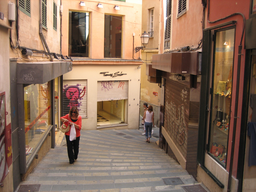
#> input picture Computer Vision/Lab1/images/palma.png, 256 x 192 px, shrunk from 800 x 600 before the run
$ jupyter execute restoration_student.ipynb   (older library calls are emulated)
#> lines starting #> are read from the running program, lines starting #| are printed output that depends on the picture
# Part 3 : Restoration

In this part of the TP, we are going to look at image restoration. We will look at several type of noise and ways to remove this noise. We first define some helper functions.

### Your task

In the lab work, you must fill in the code in the places marked FILL IN CODE, or answer the written questions directly on the notebook.

"""We will look at the following noise types :

- Gaussian noise
- Impulse (salt-and-pepper, 0 or 1) noise
- Missing pixels

Fill in the following functions to add this noise to a gray-level image. Do not forget to clip the pixe values to the range $(0,1)$ (np.clip).
"""

[cell 1]
from matplotlib import pyplot as plt
import numpy as np
import random
import imageio
from skimage import color

def read_image(file_name):
    img_color = imageio.imread(file_name)
    img_gray = color.rgb2gray(img_color)
    return img_gray,img_color

def write_image(img_in,file_name_out):
    imageio.imwrite(file_name_out, np.uint8(255.0*img_in))

def display_image(img_in):
    plt.figure(figsize=(10, 10))
    if (img_in.ndim == 2):
        plt.imshow(img_in,cmap='gray')
    elif (img_in.ndim == 3):
        # careful, in this case we supppose the pixel values are between 0 and 255
        plt.imshow(np.uint8(img_in))
    else:
        print('Error, unknown number of dimensions in image')
    return

[cell 2]
file_dir = 'images/'
file_name = 'palma'
file_ext = '.png'
img_gray,_ = read_image(file_dir+file_name+file_ext)
#> in read_image, img_color is the input picture: shape (192, 256, 3); mean R, G, B 138.6, 110.9, 91.7
display_image(img_gray)
img_gray.shape
#> Out = (192, 256)

We will look at the following noise types :

- Gaussian noise
- Impulse (salt-and-pepper, 0 or 1) noise
- Missing pixels

Fill in the following functions to add this noise to a gray-level image. Do not forget to clip the pixe values to the range $(0,1)$ (np.clip).

[cell 3]
def add_gaussian_noise(img_in,sigma_noise = 0.01):

    # FILL IN CODE
    mean = 0
    sigma = 1
    gaussian = np.random.normal(mean, sigma, img_in.shape)
    img_out = img_in.astype(np.float)
    img_out += sigma_noise * gaussian
    img_out = np.clip(img_out, 0, 1)

    return img_out

def add_impulse_noise(img_in,p=0.9):
    # FILL IN CODE
    size=len(img_in.flatten())
    impulse_noise=np.random.choice([0,-1,1],size,p=[p,(1-p)/2,(1-p)/2])
    img_out=img_in+impulse_noise.reshape(img_in.shape)
    img_out = np.clip(img_out, 0, 1)
    return img_out


def add_missing_pixels_noise(img_in,p=0.9):
    # FILL IN CODE
    mask = np.random.binomial(size=img_in.shape, n=1, p=p)
    img_out = img_in * mask

    return img_out

Add the different noises to the input image, and display (or write) the results. Use the following parameters :

- sigma_noise=0.05 for the gaussian noise
- $p=0.9$ (the probability of a pixel __not__ being affected, for the impulse noise and missing pixels

[cell 4]
sigma_noise = 0.05
img_gray_gaussian = add_gaussian_noise(img_gray, sigma_noise)
write_image(img_gray_gaussian,file_name+'_gaussian_noise.png')

img_gray_impulse = add_impulse_noise(img_gray, 0.9)
#> in add_impulse_noise, `size=len(img_in.flatten())`: size = 49152
write_image(img_gray_impulse,file_name+'_impulse_noise.png')

img_gray_missing = add_missing_pixels_noise(img_gray, 0.9)
write_image(img_gray_missing,file_name+'_missing_pixels.png')

__Question__ For each type of noise, propose a restoration filter (see course slides).

<font color="blue">__Answer__ </font>

> - Gaussian Noise: Gaussian ﬁlter is a good option, because it blurs/smooth the image, which can reduce the gaussian noise in a better way.
> - Impulse noise and missing pixels: The median ﬁlter is
a good option for these types of noise because of its goodness of preserving edges and details.

Implement these restoration filters in appropriately named functions, and write the corresponding output images. Try to find the parameters which give the best results (visually).

__IMPORTANT NOTE__, you can use the filtering functions of the ``scipy.ndimage`` package, where the filtering is already implemented (do not re-implement the filters)

[cell 5]
from scipy import ndimage

# FILL IN CODE : CREATE THE FUNCTIONS TO CARRY OUT THE RESTORATION FILTERS AND WRITE THE RESULTS
smooth_filter_gaussian = ndimage.filters.gaussian_filter(img_gray_gaussian, sigma=1)
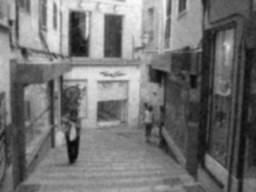
#> smooth_filter_gaussian: shape (192, 256) float64; min 0.0289, max 0.987, mean 0.452
median_filter_impulse = ndimage.filters.median_filter(img_gray_impulse, 10)
median_filter_missing = ndimage.filters.median_filter(img_gray_missing, 10)
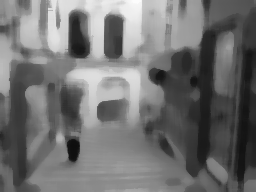
#> median_filter_missing: shape (192, 256) float64; min 0.0549, max 0.992, mean 0.446

[cell 6]
# Visualisation restored
plt.figure(figsize=(15,10))

plt.subplot(121)
plt.imshow(img_gray_gaussian, cmap='gray')
plt.title('Image + Gaussian noise')

plt.subplot(122)
plt.imshow(smooth_filter_gaussian, cmap='gray')
plt.title('Restoration: Smooth Gaussian Filter')

plt.show()

[cell 7]
# Visualisation restored
plt.figure(figsize=(15,10))

plt.subplot(121)
plt.imshow(img_gray_impulse, cmap='gray')
plt.title('Image + impulse noise')

plt.subplot(122)
plt.imshow(median_filter_impulse, cmap='gray')
plt.title('Restoration: Median filter impulse')

plt.show()

[cell 8]
# Visualisation restored
plt.figure(figsize=(15,10))

plt.subplot(121)
plt.imshow(img_gray_missing, cmap='gray')
plt.title('Image + missing pixel noise')

plt.subplot(122)
plt.imshow(median_filter_missing, cmap='gray')

plt.title('Restoration: Median filter missing pixel')

plt.show()

__Question__ Roughly speaking, what is the tradeoff which you are trying to achieve by tuning the parameters ?

<font color="blue">__Answer__</font>

> The tradeoff which we are trying to achieve is the tradeoff between removing noise and preserving the edges of an image. Because, in order to remove the speckle noise in an image a blurring filter needs to be applied which in turn blurs the edges of the image. If we want to retain the edges of an image the only noise that we can remove is the salt-and-pepper noise.

### Evaluation

A commonly used metric for denoising is the ''Peak Signal-to-Noise Ratio'' (PSNR). This is linked to the commonly known mean squared error. The mean squared error is defined, for a reference image $Y$ and a restored image $Y$, of size $m \times n$ as :

- MSE$(Y,I) = \frac{1}{mn} \sum_{x,y} \left( I_{x,y} - Y_{x,y}\right)^2 $

The PSNR is defined, in Decibels, as :

PSNR$(Y,I) = 10 * \log{\left( \frac{I_{max}^2}{MSE(Y,I)} \right)}$,

where $I_{max}$ is the maximum value of the image. For us (normalised to 1), this gives :

PSNR$(Y,I) = -10 * \log{ \left({MSE(Y,I)} \right)}$.

Implement this in a function, and create a code to plot the PSNR for several values of the paramter, __in the Gaussian case only (first filter)__.

[cell 9]
epsilon = 1e-8

def PSNR(img,img_ref):
   m, n = img.shape
   mse = ( 1 / (m * n) ) * np.sum((img - img_ref)**2)
   psnr = - 10 * np.log(epsilon + mse) # on ajoute epsilon afin d'eviter log(zero)
   return psnr

# FILL IN CODE : TEST THE PSNR FOR SEVERAL VALUES OF SIGMA

def plot_psnr_gaussian(x):
    data = []
    data.append(x)
    gaussian = [ndimage.filters.gaussian_filter(img_gray_gaussian, sigma=i) for i in data[0]]
    data.append([PSNR(gaussian[i],img_gray_gaussian) for i in range(0, len(x)) ])

    fig, ax = plt.subplots(1, 1, figsize=(8, 4))
    ax.plot(data[0], data[1])
    ax.set_title("Evolution du PNSR dans le cas gaussian")
    plt.show()

x = np.array([0.1, 0.2, 0.3, 0.4, 0.5, 0.7, 1.2 , 1.5, 2, 8])
plot_psnr_gaussian(x)
#> in plot_psnr_gaussian, `gaussian = [ndimage.filters.gaussian_filter(img_gray_gaussian, sigma=i..`: gaussian = 10 items
#> in PSNR, `mse = ( 1 / (m * n) ) * np.sum((img - img_ref)**2)`: mse = 0
#> in PSNR, `psnr = - 10 * np.log(epsilon + mse) # on ajoute epsilon afin d'eviter ..`: psnr = 184.2
#> in plot_psnr_gaussian, `plt.show()`:
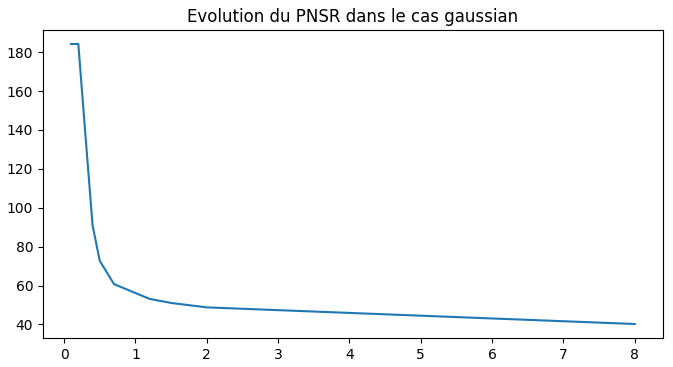
#> figure drawn by matplotlib, 1 panel; curve peaks at x = 0.1, y = 184.2

## POUR ALLER PLUS LOIN (PARTIE PAS OBLIGATOIRE)

## Deconvolution

In this part of the TP, we are going to try and invert a convolution operation. This is called __deconvolution__, and can be carried out in the Fourier domain, as follows. For an image $I$, filter $f$ and an output $Y$, if we have :

$Y = I \ast f$,

then using the convolution theorem (see lesson), we have :

$I = \text{IFFT}\left(\frac{\hat{Y}}{\hat{f}}\right)$

where $\hat{Y}$ and $\hat{f}$ are the Fourier transforms of $Y$ and $f$ respectively.

To simplify the problem, we take a square image for this part of the TP.

[cell 10]
file_dir = 'images/'
file_name = 'boston'
file_ext = '.png'
img_gray,_ = read_image(file_dir+file_name+file_ext)
#> call 2 of read_image, with file_name = 'images/boston.png'
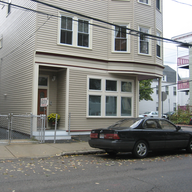
#> input picture Computer Vision/Lab1/images/boston.png, 192 x 192 px, shrunk from 600 x 600 before the run
#> in read_image, img_color is the input picture: shape (192, 192, 3); mean R, G, B 132.2, 132.4, 129.1
#> in read_image (call 2), `img_gray = color.rgb2gray(img_color)`:
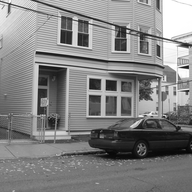
#> img_gray: shape (192, 192) float64; min 0.0235, max 1, mean 0.518
display_image(img_gray)
img_gray.shape
#> Out = (192, 192)

Now, let us consider the following fiter, defined in the Fourier domain :

[cell 11]
from scipy import signal

img_size = img_gray.shape[0]
#> img_size = 192
h_size = int(np.floor(img_size/2.0))
#> h_size = 96
f_hat = np.zeros((img_size,img_size))

X = np.asarray(range(-h_size,h_size))
#> X = 192 values from -96 to 95
f_hat = np.tile( np.expand_dims( np.exp(-( X**2) / (2.0*(20.0**2))) , axis=1), (1,img_size)).T
f_hat /= f_hat.sum()
f_hat = np.fft.ifftshift(f_hat)
#plt.imshow( np.log( np.abs(f_hat)+1), cmap = 'gray')
display_image(np.log( np.abs(f_hat)+1))
print(f_hat.shape)
#| (192, 192)
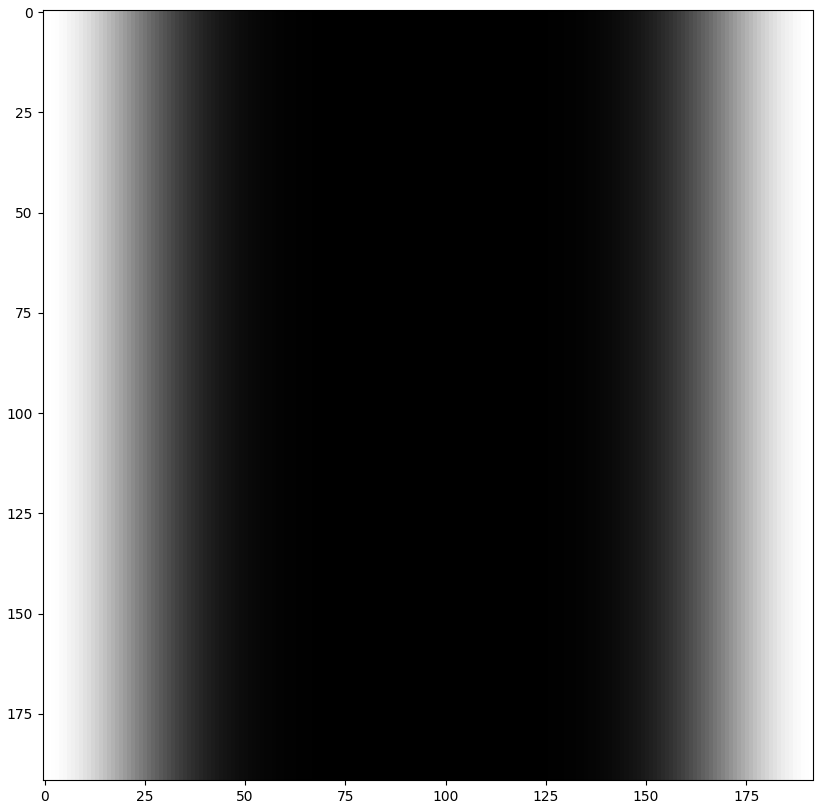
#> figure drawn by matplotlib, 1 panel

Using the convolution theorem and the inverse Fourier transform, carry out the convolution of the input image with $f$ (in the Fourier domain, so using $\hat{f}$) and write the result ``img_convolved`` to an output file

__Question__ What does this filter do (you can use the visualisation method from the first part of the TP to see what the filter spectrum looks like) ? __Bonus__ How can this happen in real life ?

[cell 12]
def filter_image(img,f_hat):

    # FILL IN CODE
    img_hat = np.fft.fft2(img)
    img_out_hat = img_hat * f_hat

    img_out = np.fft.ifft2(img_out_hat)
    img_out = np.real(img_out)
    return(img_out)

[cell 13]
# img_convolved = signal.convolve2d(img_gray, f_hat, mode='same',boundary='symm')

img_convolved = filter_image(img_gray,f_hat) # FILL IN CODE
#> in filter_image, `img_out = np.real(img_out)`:
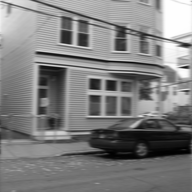
#> img_out: shape (192, 192) float64; min 3.29e-06, max 0.000104, mean 5.38e-05; drawn with min black and max white

img_convolved -= img_convolved.min()
img_convolved /= img_convolved.max()

write_image(img_convolved,file_name+'_convolution.png')
img_convolved.max()
#> Out = 1

[cell 14]
display_image(img_convolved)

__Answer__

Now, create a function which carries out a deconvolution in the Fourier domain, given an image and the Fourier transform of the filter $\hat{f}$. You can reuse the code in the first part of the TP. Carry out the deconvolution on ``img_convolved`` and write the result to an output file. Remember to renormalise the output image.

__Important note__ : You will have a problem with very small values of $\hat{f}$ (division by 0). Propose a simple method to address this issue.

[cell 15]
# [13 lines of commented-out code are left out]

[cell 16]
def deconvolve_fourier(img,f_hat):

    img_out = signal.convolve2d(img, f_hat, mode='same',boundary='symm')
    return img_out


img_out = np.real(deconvolve_fourier(img_convolved,f_hat))
#> in deconvolve_fourier, `img_out = signal.convolve2d(img, f_hat, mode='same',boundary='symm')`:
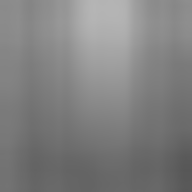
#> img_out: shape (192, 192) float64; min 0.343, max 0.711, mean 0.503
img_out -= img_out.min()
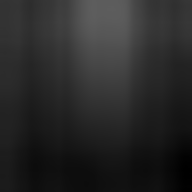
#> img_out: shape (192, 192) float64; min 0, max 0.368, mean 0.159
img_out /= img_out.max()
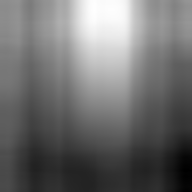
#> img_out: shape (192, 192) float64; min 0, max 1, mean 0.433


write_image(img_out,file_name+'_deconvolved.png')
